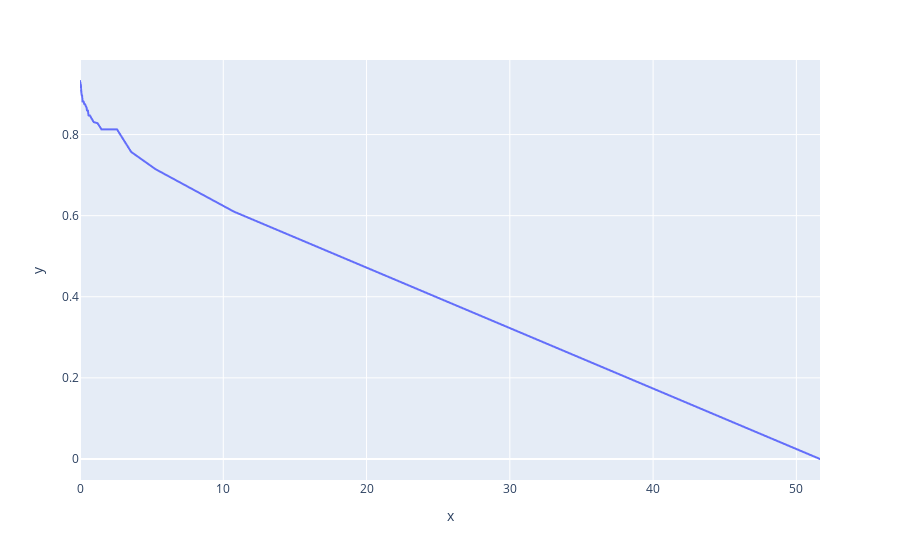

Notebook code for this chart:
### Code cell
import plotly.express as px
plt.figure(figsize=(30,20))
px.line(x=ccp_alpha,y=test_accuracies)

### Figure 1 — Plotly figure (JSON) as saved in the notebook; plotly's stock layout.template omitted (floating-point values rounded to 4 significant figures; data arrays with more than 128 entries replaced by an {"elided": "..."} marker saying what was removed)
{"data": [{"hovertemplate": "x=%{x}<br>y=%{y}<extra></extra>", "legendgroup": "", "line": {"color": "#636efa", "dash": "solid"}, "marker": {"symbol": "circle"}, "mode": "lines", "name": "", "showlegend": false, "type": "scattergl", "x": {"elided": "2063 float values"}, "xaxis": "x", "y": {"elided": "2063 float values"}, "yaxis": "y"}], "layout": {"legend": {"tracegroupgap": 0}, "margin": {"t": 60}, "xaxis": {"anchor": "y", "domain": [0, 1], "title": {"text": "x"}}, "yaxis": {"anchor": "x", "domain": [0, 1], "title": {"text": "y"}}}}
